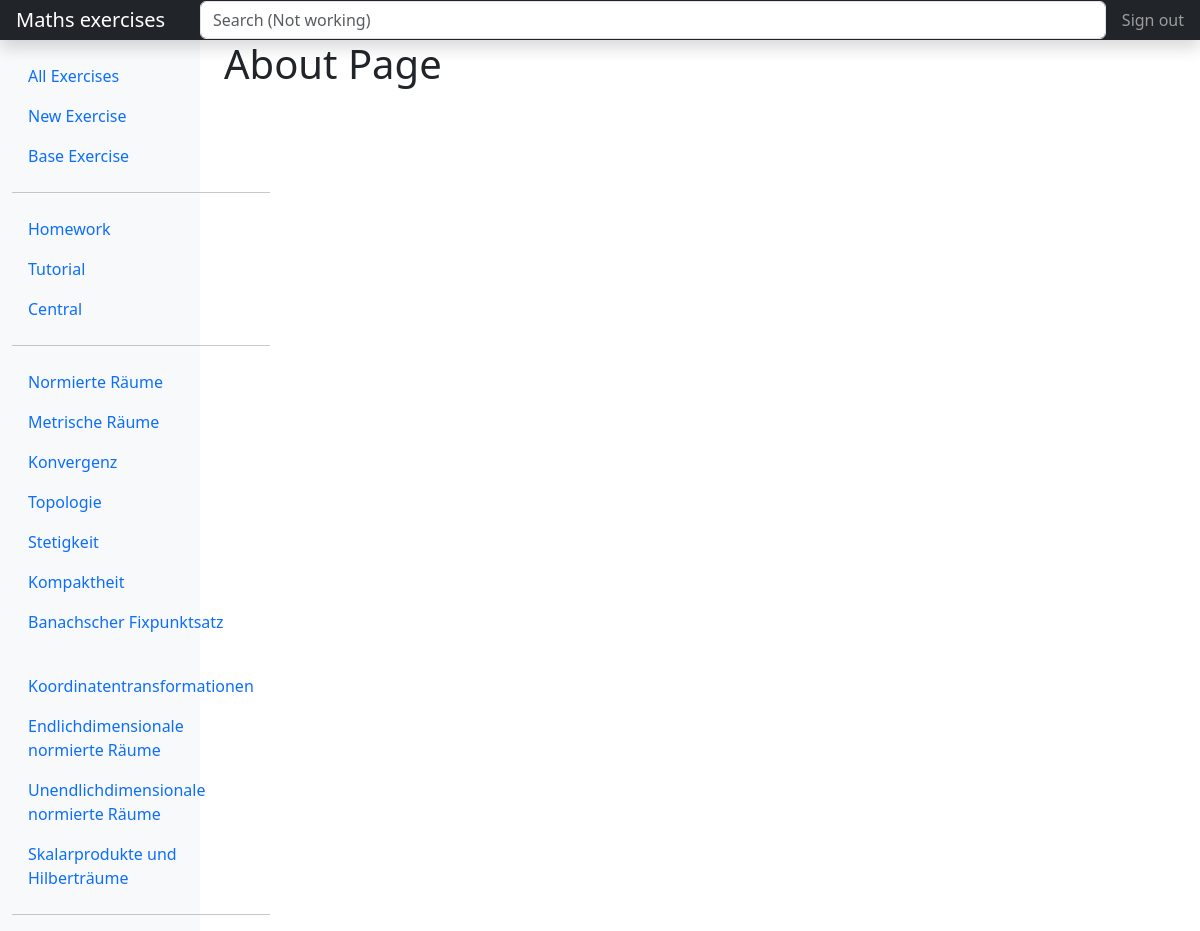
The page /about/ on the database its author committed.
### exercises/models.py (models this page shows)
class Tag(models.Model):
    title = models.CharField(max_length=200)
    def __str__(self):
        return self.title

class Topic(models.Model):
    title = models.CharField(max_length=200)
    def __str__(self):
        return self.title

### exercises/views.py (the view)
# urls.py: path("about/", views.about, name="about"),
def about(request):
    return render(request, "exercises/about.html", {"title": "About"})

### exercises/context_processors.py (called while the page is built)
def custom_data(request):
    tags = Tag.objects.all()
    topics = Topic.objects.all()
    data = {"tags_list": tags, "topics_list": topics}
    return data

### exercises/templates/exercises/about.html
{% extends "exercises/base.html" %}
{% block content %}
<h1>About Page</h1>
{% endblock %}

### exercises/templates/exercises/base.html (shortened to what this page needs)
{% load static %}
<!DOCTYPE html>
<html lang="en">
<head>
    <link href="https://cdn.jsdelivr.net/npm/bootstrap@5.3.0/dist/css/bootstrap.min.css" rel="stylesheet"
>
    <link rel="stylesheet" type="text/css" href="{% static 'exercises/main.css' %}">
    <link rel="stylesheet" href="https://cdn.jsdelivr.net/npm/katex@0.16.8/dist/katex.min.css"
>
</head>
<body>
    <header class="navbar navbar-dark sticky-top bg-dark flex-md-nowrap p-0 shadow">
        <a class="navbar-brand col-md-3 col-lg-2 me-0 px-3" href="{% url 'index' %}">Maths exercises</a>
        <input class="form-control form-control-dark w-100" type="text" placeholder="Search (Not working)"
            aria-label="Search">
        <ul class="navbar-nav px-3">
            <li class="nav-item text-nowrap">
                <a class="nav-link" href="#">Sign out</a>
            </li>
        </ul>
    </header>
    <div class="container-fluid">
        <div class="row">
            <nav id="sidebarMenu" class="col-lg-2 d-md-block bg-light sidebar collapse">
                <div class="position-sticky pt-3">
                    <ul class="nav flex-column">
                        <li class="nav-item">
                            <a class="nav-link active" aria-current="page" href="{% url 'index' %}">
                                All Exercises
                            </a>
                        </li>
                        <li class="nav-item">
                            <a class="nav-link active" aria-current="page" href="{% url 'exercise-create' %}">
                                New Exercise
                            </a>
                        </li>
                        <li class="nav-item">
                            <a class="nav-link active" aria-current="page" href="{% url 'base-exercise-update' %}">
                                Base Exercise
                            </a>
                        </li>
                        <hr>
                        {% for tag in tags_list %}
                        <li class="nav-item">
                            <a class="nav-link active" aria-current="page" href="{% url 'tag' tag %}">
                                {{ tag|capfirst }}
                            </a>
                        </li>
                        {% endfor %}
                        <hr>
                        {% for topic in topics_list %}
                        <li class="nav-item">
                            <a class="nav-link active" aria-current="page" href="{% url 'topic' topic %}">
                                {{ topic|capfirst }}
                            </a>
                        </li>
                        {% endfor %}
                        <hr>
                    </ul>
                </div>
            </nav>
            <main class="col-md-9 ms-sm-auto col-lg-10 px-md-4">
                {% block content %}{% endblock %}
            </main>
        </div>
    </div>
</body>
</html>

### rows shown on the page
Tag: title "Homework"
Tag: title "Tutorial"
Tag: title "Central"
Topic: title "Normierte Räume"
Topic: title "Metrische Räume"
Topic: title "Konvergenz"
Topic: title "Topologie"
Topic: title "Stetigkeit"
Topic: title "Kompaktheit"
Topic: title "Banachscher Fixpunktsatz"
Topic: title "Koordinatentransformationen"
Topic: title "Endlichdimensionale normierte Räume"
Topic: title "Unendlichdimensionale normierte Räume"
Topic: title "Skalarprodukte und Hilberträume"
